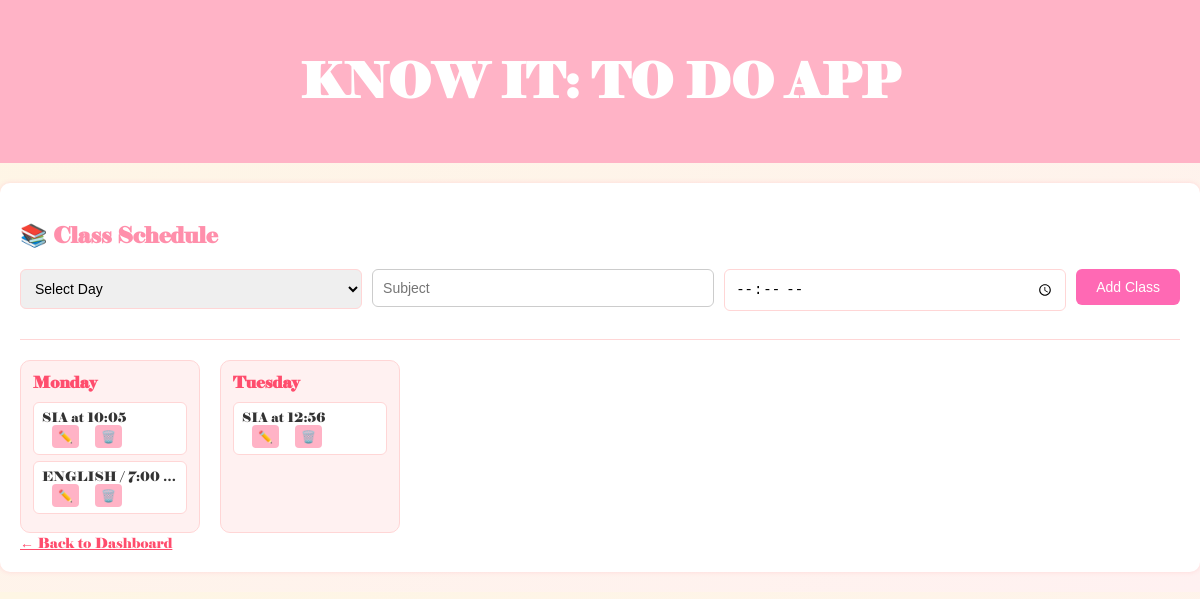
Page /schedule (signed in) on the committed database.
### tables this page shows
CREATE TABLE class_schedule (
            id INTEGER PRIMARY KEY AUTOINCREMENT,
            user_id INTEGER,
            day TEXT,
            subject TEXT,
            FOREIGN KEY(user_id) REFERENCES users(id)
        );

### app.py (the view, shortened to what this page needs)
@app.route('/schedule', methods=['GET', 'POST'])
def schedule():
    if 'user_id' not in session:
        return redirect('/login')
    user_id = session['user_id']
    conn = sqlite3.connect('users.db')
    c = conn.cursor()
    c.execute('SELECT id, day, subject FROM class_schedule WHERE user_id = ?', (user_id,))
    rows = c.fetchall()
    conn.close()
    schedule = {}
    for id, day, subject in rows:
        schedule.setdefault(day, []).append((id, subject))
    return render_template('schedule.html', schedule=schedule)

### templates/schedule.html (shortened to what this page needs)
<!DOCTYPE html>
<html>
<head>
    <link rel="stylesheet" href="/static/style.css">
</head>
<body>
    <div class="app-title"><h1>KNOW IT: TO DO APP</h1></div>
    <div class="page-container">
        <h2>📚 Class Schedule</h2>
        <form method="POST" class="add-form" enctype="application/x-www-form-urlencoded">
            <select name="day" required>
                <option value="">Select Day</option>
            </select>
            <input type="text" name="subject" placeholder="Subject" required>
            <input type="time" name="time" required>
            <button type="submit">Add Class</button>
        </form>
   <hr style="border: none; height: 1px; background-color: #ffd6d6; margin: 20px 0;">
<div class="schedule-grid">
  {% for day, entries in schedule.items() %}
    <div class="day-column">
      <div class="day-header">
        <span class="day-name">{{ day }}</span>
      </div>
      <ul class="day-entries">
        {% for id, subject in entries %}
          <li class="schedule-row">
            <span class="schedule-text">{{ subject }}</span>
            <div class="schedule-actions">
              <a href="/edit_schedule/{{ id }}" class="edit-btn">✏️</a>
              <a href="/delete_schedule/{{ id }}" class="delete-btn">🗑️</a>
            </div>
          </li>
        {% endfor %}
      </ul>
    </div>
  {% endfor %}
</div>
        <a href="/" class="back-link">← Back to Dashboard</a>
    </div>
</body>
</html>

### static/style.css (style rules this page uses)
body { background: linear-gradient(to bottom right, #fef6e4, #fff1f1); font-family: 'Elephant', 'Georgia', serif; margin: 0; padding: 0; }
h1, h2, .app-title { font-family: 'Elephant', serif; }
.app-title { background-color: #ffb3c6; color: white; padding: 20px; text-align: center; font-size: 24px; font-weight: bold; }
.page-container, .task-box, .auth-box { background-color: #ffffff; border-radius: 10px; box-shadow: 0 0 5px #ffd6d6; padding: 20px; margin: 20px auto; }
.page-container h2 { color: #ff8fab; font-size: 22px; margin-bottom: 10px; }
.back-link, .logout, .edit-link, .switch-link a, .file-link { color: #ff4d6d; text-decoration: underline; font-size: 14px; }
.add-form, .schedule-form { display: flex; flex-wrap: wrap; gap: 10px; justify-content: center; align-items: flex-start; margin: 20px 0; }
.add-form input, .add-form select, .schedule-form input, .schedule-form select, .schedule-form button { padding: 10px; border-radius: 6px; border: 1px solid #ffd6d6; font-size: 14px; flex: 1; min-width: 150px; }
.add-form input[type="text"], .add-form input[type="datetime-local"], .add-form input[type="file"] { width: 100%; padding: 10px; margin-bottom: 12px; border-radius: 6px; border: 1px solid #ccc; font-size: 14px; }
.add-form button { background-color: #ff69b4; color: white; border: none; padding: 10px 20px; border-radius: 6px; cursor: pointer; font-size: 14px; }
.edit-btn, .delete-btn, .status-btn, .file-link { margin-left: 10px; text-decoration: none; font-size: 1.2em; color: #555; }
.edit-btn, .delete-btn, .status-btn, .day-actions .edit-btn, .day-actions .delete-btn { text-decoration: none; font-size: 13px; padding: 6px 10px; border-radius: 6px; background-color: #ffb3c6; color: white; font-weight: bold; white-space: nowrap; }
.schedule-grid { display: flex; gap: 20px; flex-wrap: wrap; margin-top: 20px; }
.day-column { background-color: #fff1f1; padding: 12px; border-radius: 10px; border: 1px solid #ffd6d6; width: 180px; box-sizing: border-box; }
.day-header { display: flex; justify-content: space-between; align-items: center; margin-bottom: 10px; }
.day-name { font-weight: bold; color: #ff4d6d; font-size: 16px; }
.day-entries { list-style: none; padding-left: 0; margin: 0; }
.schedule-row { background-color: #ffffff; padding: 6px 8px; border-radius: 6px; border: 1px solid #ffd6d6; font-size: 13px; color: #333; margin-bottom: 6px; white-space: nowrap; overflow: hidden; text-overflow: ellipsis; }
.schedule-actions { display: flex; gap: 6px; }
.edit-btn, .delete-btn { background-color: #ffb3c6; color: white; border: none; padding: 4px 6px; border-radius: 4px; font-size: 12px; text-decoration: none; cursor: pointer; }

### rows in the picture
class_schedule: day "Monday", subject "SIA at 10:05"
class_schedule: subject "ENGLISH / 7:00…"
class_schedule: day "Tuesday", subject "SIA at 12:56"
